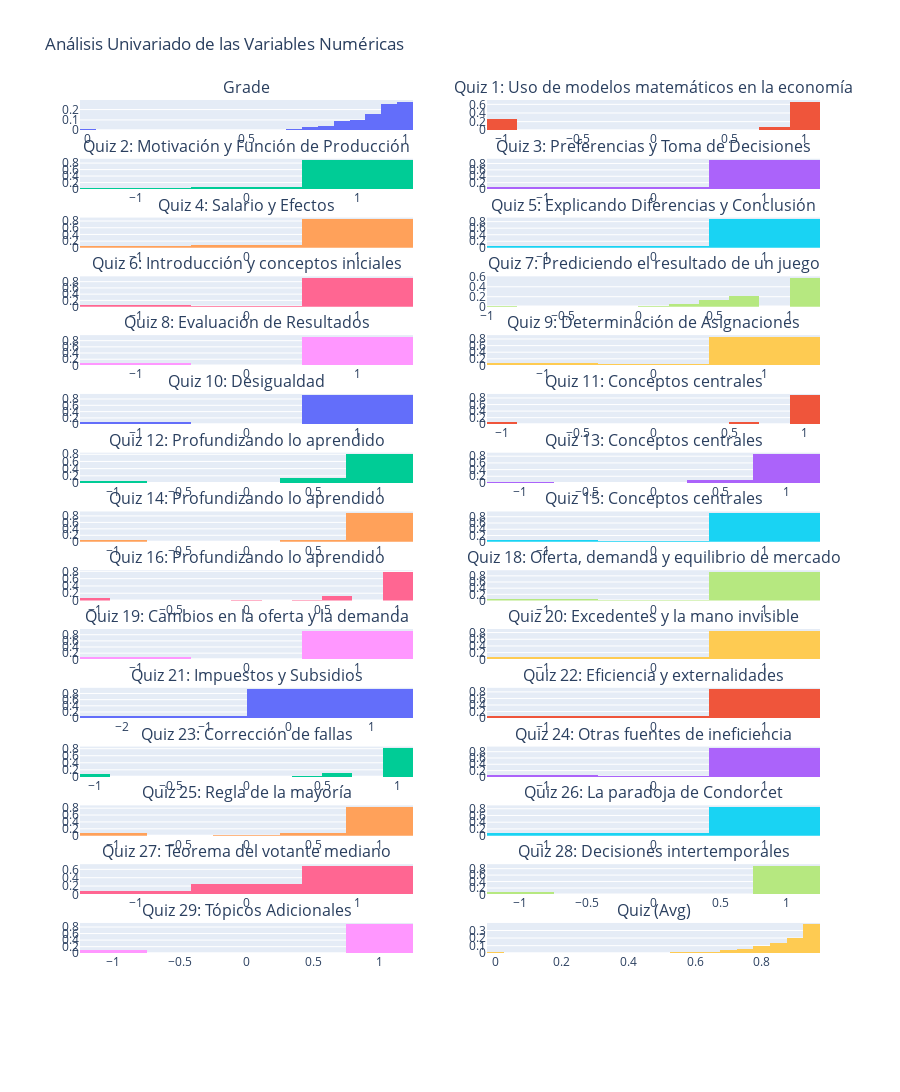

Notebook code cell kept with this figure:
### Markdown cell above
## Tratamiento de outliers

### Code cell
# GRAFICAR TODAS LAS VARIABLES NUMÉRICAS

import plotly.graph_objects as go
from plotly.subplots import make_subplots

numeric = notas.select_dtypes(["float64"]).columns
n_cols = 2

fig = make_subplots(
    rows=len(numeric) // n_cols + 1, cols=n_cols, subplot_titles=numeric
)

for idx, col in enumerate(numeric):
    row_idx = idx // n_cols + 1
    col_idx = idx % n_cols + 1
    
    hist = go.Histogram(x=notas.loc[:, col], name=col, histnorm="probability")
    fig.add_trace(hist, row=row_idx, col=col_idx)

fig.update_layout(
    height=2000,
    title_text="Análisis Univariado de las Variables Numéricas",
    showlegend=False,
)
fig.show()

### Figure 1 — Plotly figure (JSON) as saved in the notebook; plotly's stock layout.template omitted (floating-point values rounded to 4 significant figures; data arrays with more than 128 entries replaced by an {"elided": "..."} marker saying what was removed)
{"data": [{"histnorm": "probability", "name": "Grade", "type": "histogram", "x": {"elided": "587 float values"}, "xaxis": "x", "yaxis": "y"}, {"histnorm": "probability", "name": "Quiz 1: Uso de modelos matemáticos en la economía", "type": "histogram", "x": {"elided": "587 float values"}, "xaxis": "x2", "yaxis": "y2"}, {"histnorm": "probability", "name": "Quiz 2: Motivación y Función de Producción", "type": "histogram", "x": {"elided": "587 int values"}, "xaxis": "x3", "yaxis": "y3"}, {"histnorm": "probability", "name": "Quiz 3: Preferencias y Toma de Decisiones", "type": "histogram", "x": {"elided": "587 int values"}, "xaxis": "x4", "yaxis": "y4"}, {"histnorm": "probability", "name": "Quiz 4: Salario y Efectos", "type": "histogram", "x": {"elided": "587 int values"}, "xaxis": "x5", "yaxis": "y5"}, {"histnorm": "probability", "name": "Quiz 5: Explicando Diferencias y Conclusión", "type": "histogram", "x": {"elided": "587 int values"}, "xaxis": "x6", "yaxis": "y6"}, {"histnorm": "probability", "name": "Quiz 6: Introducción y conceptos iniciales", "type": "histogram", "x": {"elided": "587 int values"}, "xaxis": "x7", "yaxis": "y7"}, {"histnorm": "probability", "name": "Quiz 7: Prediciendo el resultado de un juego", "type": "histogram", "x": {"elided": "587 float values"}, "xaxis": "x8", "yaxis": "y8"}, {"histnorm": "probability", "name": "Quiz 8: Evaluación de Resultados", "type": "histogram", "x": {"elided": "587 int values"}, "xaxis": "x9", "yaxis": "y9"}, {"histnorm": "probability", "name": "Quiz 9: Determinación de Asignaciones", "type": "histogram", "x": {"elided": "587 int values"}, "xaxis": "x10", "yaxis": "y10"}, {"histnorm": "probability", "name": "Quiz 10: Desigualdad", "type": "histogram", "x": {"elided": "587 int values"}, "xaxis": "x11", "yaxis": "y11"}, {"histnorm": "probability", "name": "Quiz 11: Conceptos centrales", "type": "histogram", "x": {"elided": "587 float values"}, "xaxis": "x12", "yaxis": "y12"}, {"histnorm": "probability", "name": "Quiz 12: Profundizando lo aprendido", "type": "histogram", "x": {"elided": "587 float values"}, "xaxis": "x13", "yaxis": "y13"}, {"histnorm": "probability", "name": "Quiz 13: Conceptos centrales", "type": "histogram", "x": {"elided": "587 float values"}, "xaxis": "x14", "yaxis": "y14"}, {"histnorm": "probability", "name": "Quiz 14: Profundizando lo aprendido", "type": "histogram", "x": {"elided": "587 float values"}, "xaxis": "x15", "yaxis": "y15"}, {"histnorm": "probability", "name": "Quiz 15: Conceptos centrales", "type": "histogram", "x": {"elided": "587 int values"}, "xaxis": "x16", "yaxis": "y16"}, {"histnorm": "probability", "name": "Quiz 16: Profundizando lo aprendido", "type": "histogram", "x": {"elided": "587 float values"}, "xaxis": "x17", "yaxis": "y17"}, {"histnorm": "probability", "name": "Quiz 18: Oferta, demanda y equilibrio de mercado", "type": "histogram", "x": {"elided": "587 int values"}, "xaxis": "x18", "yaxis": "y18"}, {"histnorm": "probability", "name": "Quiz 19: Cambios en la oferta y la demanda", "type": "histogram", "x": {"elided": "587 int values"}, "xaxis": "x19", "yaxis": "y19"}, {"histnorm": "probability", "name": "Quiz 20: Excedentes y la mano invisible", "type": "histogram", "x": {"elided": "587 int values"}, "xaxis": "x20", "yaxis": "y20"}, {"histnorm": "probability", "name": "Quiz 21: Impuestos y Subsidios", "type": "histogram", "x": {"elided": "587 int values"}, "xaxis": "x21", "yaxis": "y21"}, {"histnorm": "probability", "name": "Quiz 22: Eficiencia y externalidades", "type": "histogram", "x": {"elided": "587 int values"}, "xaxis": "x22", "yaxis": "y22"}, {"histnorm": "probability", "name": "Quiz 23: Corrección de fallas", "type": "histogram", "x": {"elided": "587 float values"}, "xaxis": "x23", "yaxis": "y23"}, {"histnorm": "probability", "name": "Quiz 24: Otras fuentes de ineficiencia", "type": "histogram", "x": {"elided": "587 int values"}, "xaxis": "x24", "yaxis": "y24"}, {"histnorm": "probability", "name": "Quiz 25: Regla de la mayoría", "type": "histogram", "x": {"elided": "587 float values"}, "xaxis": "x25", "yaxis": "y25"}, {"histnorm": "probability", "name": "Quiz 26: La paradoja de Condorcet", "type": "histogram", "x": {"elided": "587 int values"}, "xaxis": "x26", "yaxis": "y26"}, {"histnorm": "probability", "name": "Quiz 27: Teorema del votante mediano", "type": "histogram", "x": {"elided": "587 int values"}, "xaxis": "x27", "yaxis": "y27"}, {"histnorm": "probability", "name": "Quiz 28: Decisiones intertemporales", "type": "histogram", "x": {"elided": "587 float values"}, "xaxis": "x28", "yaxis": "y28"}, {"histnorm": "probability", "name": "Quiz 29: Tópicos Adicionales", "type": "histogram", "x": {"elided": "587 float values"}, "xaxis": "x29", "yaxis": "y29"}, {"histnorm": "probability", "name": "Quiz (Avg)", "type": "histogram", "x": {"elided": "587 float values"}, "xaxis": "x30", "yaxis": "y30"}], "layout": {"annotations": [{"font": {"size": 16}, "showarrow": false, "text": "Grade", "x": 0.225, "xanchor": "center", "xref": "paper", "y": 1, "yanchor": "bottom", "yref": "paper"}, {"font": {"size": 16}, "showarrow": false, "text": "Quiz 1: Uso de modelos matemáticos en la economía", "x": 0.775, "xanchor": "center", "xref": "paper", "y": 1, "yanchor": "bottom", "yref": "paper"}, {"font": {"size": 16}, "showarrow": false, "text": "Quiz 2: Motivación y Función de Producción", "x": 0.225, "xanchor": "center", "xref": "paper", "y": 0.9355, "yanchor": "bottom", "yref": "paper"}, {"font": {"size": 16}, "showarrow": false, "text": "Quiz 3: Preferencias y Toma de Decisiones", "x": 0.775, "xanchor": "center", "xref": "paper", "y": 0.9355, "yanchor": "bottom", "yref": "paper"}, {"font": {"size": 16}, "showarrow": false, "text": "Quiz 4: Salario y Efectos", "x": 0.225, "xanchor": "center", "xref": "paper", "y": 0.8711, "yanchor": "bottom", "yref": "paper"}, {"font": {"size": 16}, "showarrow": false, "text": "Quiz 5: Explicando Diferencias y Conclusión", "x": 0.775, "xanchor": "center", "xref": "paper", "y": 0.8711, "yanchor": "bottom", "yref": "paper"}, {"font": {"size": 16}, "showarrow": false, "text": "Quiz 6: Introducción y conceptos iniciales", "x": 0.225, "xanchor": "center", "xref": "paper", "y": 0.8066, "yanchor": "bottom", "yref": "paper"}, {"font": {"size": 16}, "showarrow": false, "text": "Quiz 7: Prediciendo el resultado de un juego", "x": 0.775, "xanchor": "center", "xref": "paper", "y": 0.8066, "yanchor": "bottom", "yref": "paper"}, {"font": {"size": 16}, "showarrow": false, "text": "Quiz 8: Evaluación de Resultados", "x": 0.225, "xanchor": "center", "xref": "paper", "y": 0.7422, "yanchor": "bottom", "yref": "paper"}, {"font": {"size": 16}, "showarrow": false, "text": "Quiz 9: Determinación de Asignaciones", "x": 0.775, "xanchor": "center", "xref": "paper", "y": 0.7422, "yanchor": "bottom", "yref": "paper"}, {"font": {"size": 16}, "showarrow": false, "text": "Quiz 10: Desigualdad", "x": 0.225, "xanchor": "center", "xref": "paper", "y": 0.6777, "yanchor": "bottom", "yref": "paper"}, {"font": {"size": 16}, "showarrow": false, "text": "Quiz 11: Conceptos centrales", "x": 0.775, "xanchor": "center", "xref": "paper", "y": 0.6777, "yanchor": "bottom", "yref": "paper"}, {"font": {"size": 16}, "showarrow": false, "text": "Quiz 12: Profundizando lo aprendido", "x": 0.225, "xanchor": "center", "xref": "paper", "y": 0.6133, "yanchor": "bottom", "yref": "paper"}, {"font": {"size": 16}, "showarrow": false, "text": "Quiz 13: Conceptos centrales", "x": 0.775, "xanchor": "center", "xref": "paper", "y": 0.6133, "yanchor": "bottom", "yref": "paper"}, {"font": {"size": 16}, "showarrow": false, "text": "Quiz 14: Profundizando lo aprendido", "x": 0.225, "xanchor": "center", "xref": "paper", "y": 0.5488, "yanchor": "bottom", "yref": "paper"}, {"font": {"size": 16}, "showarrow": false, "text": "Quiz 15: Conceptos centrales", "x": 0.775, "xanchor": "center", "xref": "paper", "y": 0.5488, "yanchor": "bottom", "yref": "paper"}, {"font": {"size": 16}, "showarrow": false, "text": "Quiz 16: Profundizando lo aprendido", "x": 0.225, "xanchor": "center", "xref": "paper", "y": 0.4844, "yanchor": "bottom", "yref": "paper"}, {"font": {"size": 16}, "showarrow": false, "text": "Quiz 18: Oferta, demanda y equilibrio de mercado", "x": 0.775, "xanchor": "center", "xref": "paper", "y": 0.4844, "yanchor": "bottom", "yref": "paper"}, {"font": {"size": 16}, "showarrow": false, "text": "Quiz 19: Cambios en la oferta y la demanda", "x": 0.225, "xanchor": "center", "xref": "paper", "y": 0.4199, "yanchor": "bottom", "yref": "paper"}, {"font": {"size": 16}, "showarrow": false, "text": "Quiz 20: Excedentes y la mano invisible", "x": 0.775, "xanchor": "center", "xref": "paper", "y": 0.4199, "yanchor": "bottom", "yref": "paper"}, {"font": {"size": 16}, "showarrow": false, "text": "Quiz 21: Impuestos y Subsidios", "x": 0.225, "xanchor": "center", "xref": "paper", "y": 0.3555, "yanchor": "bottom", "yref": "paper"}, {"font": {"size": 16}, "showarrow": false, "text": "Quiz 22: Eficiencia y externalidades", "x": 0.775, "xanchor": "center", "xref": "paper", "y": 0.3555, "yanchor": "bottom", "yref": "paper"}, {"font": {"size": 16}, "showarrow": false, "text": "Quiz 23: Corrección de fallas", "x": 0.225, "xanchor": "center", "xref": "paper", "y": 0.291, "yanchor": "bottom", "yref": "paper"}, {"font": {"size": 16}, "showarrow": false, "text": "Quiz 24: Otras fuentes de ineficiencia", "x": 0.775, "xanchor": "center", "xref": "paper", "y": 0.291, "yanchor": "bottom", "yref": "paper"}, {"font": {"size": 16}, "showarrow": false, "text": "Quiz 25: Regla de la mayoría", "x": 0.225, "xanchor": "center", "xref": "paper", "y": 0.2266, "yanchor": "bottom", "yref": "paper"}, {"font": {"size": 16}, "showarrow": false, "text": "Quiz 26: La paradoja de Condorcet", "x": 0.775, "xanchor": "center", "xref": "paper", "y": 0.2266, "yanchor": "bottom", "yref": "paper"}, {"font": {"size": 16}, "showarrow": false, "text": "Quiz 27: Teorema del votante mediano", "x": 0.225, "xanchor": "center", "xref": "paper", "y": 0.1621, "yanchor": "bottom", "yref": "paper"}, {"font": {"size": 16}, "showarrow": false, "text": "Quiz 28: Decisiones intertemporales", "x": 0.775, "xanchor": "center", "xref": "paper", "y": 0.1621, "yanchor": "bottom", "yref": "paper"}, {"font": {"size": 16}, "showarrow": false, "text": "Quiz 29: Tópicos Adicionales", "x": 0.225, "xanchor": "center", "xref": "paper", "y": 0.09766, "yanchor": "bottom", "yref": "paper"}, {"font": {"size": 16}, "showarrow": false, "text": "Quiz (Avg)", "x": 0.775, "xanchor": "center", "xref": "paper", "y": 0.09766, "yanchor": "bottom", "yref": "paper"}], "height": 2000, "showlegend": false, "title": {"text": "Análisis Univariado de las Variables Numéricas"}, "xaxis": {"anchor": "y", "domain": [0, 0.45]}, "xaxis10": {"anchor": "y10", "domain": [0.55, 1]}, "xaxis11": {"anchor": "y11", "domain": [0, 0.45]}, "xaxis12": {"anchor": "y12", "domain": [0.55, 1]}, "xaxis13": {"anchor": "y13", "domain": [0, 0.45]}, "xaxis14": {"anchor": "y14", "domain": [0.55, 1]}, "xaxis15": {"anchor": "y15", "domain": [0, 0.45]}, "xaxis16": {"anchor": "y16", "domain": [0.55, 1]}, "xaxis17": {"anchor": "y17", "domain": [0, 0.45]}, "xaxis18": {"anchor": "y18", "domain": [0.55, 1]}, "xaxis19": {"anchor": "y19", "domain": [0, 0.45]}, "xaxis2": {"anchor": "y2", "domain": [0.55, 1]}, "xaxis20": {"anchor": "y20", "domain": [0.55, 1]}, "xaxis21": {"anchor": "y21", "domain": [0, 0.45]}, "xaxis22": {"anchor": "y22", "domain": [0.55, 1]}, "xaxis23": {"anchor": "y23", "domain": [0, 0.45]}, "xaxis24": {"anchor": "y24", "domain": [0.55, 1]}, "xaxis25": {"anchor": "y25", "domain": [0, 0.45]}, "xaxis26": {"anchor": "y26", "domain": [0.55, 1]}, "xaxis27": {"anchor": "y27", "domain": [0, 0.45]}, "xaxis28": {"anchor": "y28", "domain": [0.55, 1]}, "xaxis29": {"anchor": "y29", "domain": [0, 0.45]}, "xaxis3": {"anchor": "y3", "domain": [0, 0.45]}, "xaxis30": {"anchor": "y30", "domain": [0.55, 1]}, "xaxis31": {"anchor": "y31", "domain": [0, 0.45]}, "xaxis32": {"anchor": "y32", "domain": [0.55, 1]}, "xaxis4": {"anchor": "y4", "domain": [0.55, 1]}, "xaxis5": {"anchor": "y5", "domain": [0, 0.45]}, "xaxis6": {"anchor": "y6", "domain": [0.55, 1]}, "xaxis7": {"anchor": "y7", "domain": [0, 0.45]}, "xaxis8": {"anchor": "y8", "domain": [0.55, 1]}, "xaxis9": {"anchor": "y9", "domain": [0, 0.45]}, "yaxis": {"anchor": "x", "domain": [0.9668, 1]}, "yaxis10": {"anchor": "x10", "domain": [0.709, 0.7422]}, "yaxis11": {"anchor": "x11", "domain": [0.6445, 0.6777]}, "yaxis12": {"anchor": "x12", "domain": [0.6445, 0.6777]}, "yaxis13": {"anchor": "x13", "domain": [0.5801, 0.6133]}, "yaxis14": {"anchor": "x14", "domain": [0.5801, 0.6133]}, "yaxis15": {"anchor": "x15", "domain": [0.5156, 0.5488]}, "yaxis16": {"anchor": "x16", "domain": [0.5156, 0.5488]}, "yaxis17": {"anchor": "x17", "domain": [0.4512, 0.4844]}, "yaxis18": {"anchor": "x18", "domain": [0.4512, 0.4844]}, "yaxis19": {"anchor": "x19", "domain": [0.3867, 0.4199]}, "yaxis2": {"anchor": "x2", "domain": [0.9668, 1]}, "yaxis20": {"anchor": "x20", "domain": [0.3867, 0.4199]}, "yaxis21": {"anchor": "x21", "domain": [0.3223, 0.3555]}, "yaxis22": {"anchor": "x22", "domain": [0.3223, 0.3555]}, "yaxis23": {"anchor": "x23", "domain": [0.2578, 0.291]}, "yaxis24": {"anchor": "x24", "domain": [0.2578, 0.291]}, "yaxis25": {"anchor": "x25", "domain": [0.1934, 0.2266]}, "yaxis26": {"anchor": "x26", "domain": [0.1934, 0.2266]}, "yaxis27": {"anchor": "x27", "domain": [0.1289, 0.1621]}, "yaxis28": {"anchor": "x28", "domain": [0.1289, 0.1621]}, "yaxis29": {"anchor": "x29", "domain": [0.06445, 0.09766]}, "yaxis3": {"anchor": "x3", "domain": [0.9023, 0.9355]}, "yaxis30": {"anchor": "x30", "domain": [0.06445, 0.09766]}, "yaxis31": {"anchor": "x31", "domain": [0, 0.0332]}, "yaxis32": {"anchor": "x32", "domain": [0, 0.0332]}, "yaxis4": {"anchor": "x4", "domain": [0.9023, 0.9355]}, "yaxis5": {"anchor": "x5", "domain": [0.8379, 0.8711]}, "yaxis6": {"anchor": "x6", "domain": [0.8379, 0.8711]}, "yaxis7": {"anchor": "x7", "domain": [0.7734, 0.8066]}, "yaxis8": {"anchor": "x8", "domain": [0.7734, 0.8066]}, "yaxis9": {"anchor": "x9", "domain": [0.709, 0.7422]}}}
